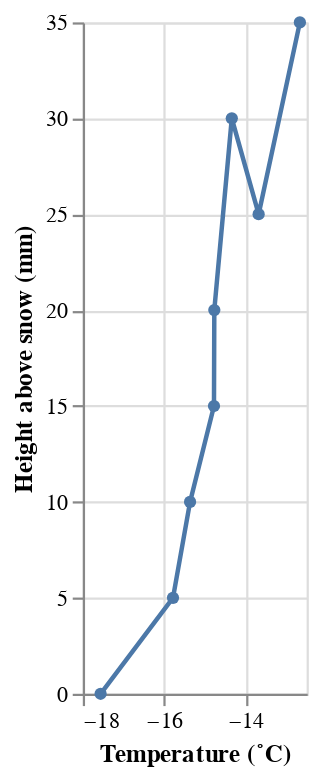

Notebook source saved alongside this figure:
### Code cell
alt.Chart(
    df.query("time_seconds > 185").groupby("variable").mean().reset_index()
).mark_line(point=True).encode(
    alt.X('value:Q', sort='-y', title='Temperature (˚C)'),
    alt.Y('variable:Q', title='Height above snow (mm)')
).properties(width=100)

### Figure 1 — Vega-Lite specification as saved in the notebook (floating-point values rounded to 4 significant figures)
{"config": {"view": {"continuousWidth": 400, "continuousHeight": 300}}, "data": {"name": "data-14aec19fdc769594bdb9e63016e1cf19"}, "mark": {"type": "line", "point": true}, "encoding": {"x": {"field": "value", "sort": "-y", "title": "Temperature (˚C)", "type": "quantitative"}, "y": {"field": "variable", "title": "Height above snow (mm)", "type": "quantitative"}}, "width": 100, "$schema": "https://vega.github.io/schema/vega-lite/v4.17.0.json", "datasets": {"data-14aec19fdc769594bdb9e63016e1cf19": [{"variable": 0, "time_seconds": 200.0, "value": -17.56}, {"variable": 5, "time_seconds": 200.0, "value": -15.78}, {"variable": 10, "time_seconds": 200.0, "value": -15.36}, {"variable": 15, "time_seconds": 200.0, "value": -14.78}, {"variable": 20, "time_seconds": 200.0, "value": -14.77}, {"variable": 25, "time_seconds": 200.0, "value": -13.68}, {"variable": 30, "time_seconds": 200.0, "value": -14.34}, {"variable": 35, "time_seconds": 200.0, "value": -12.67}]}}
